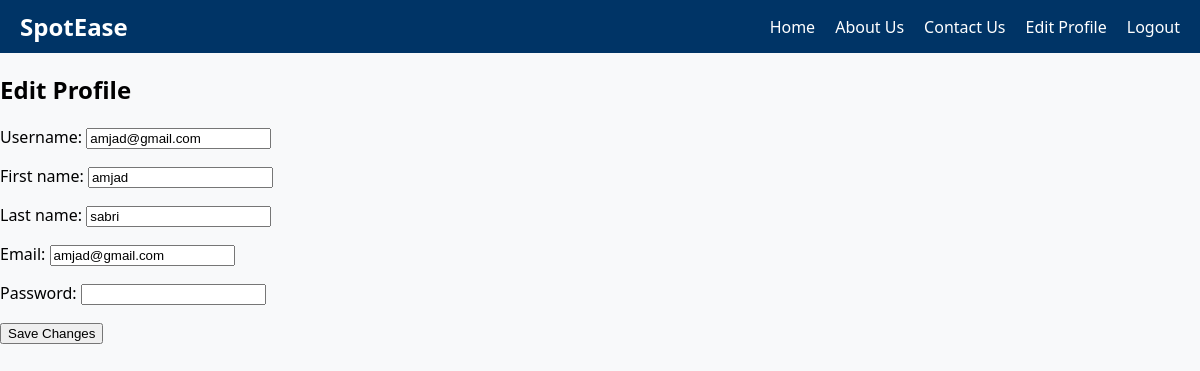
Page /home/edit_profile/ (signed in) on the committed database.
### accounts/models.py (models this page shows)
class CustomUser(AbstractUser):
    def __str__(self):
        return f"{self.get_full_name()} ({self.email})"

### home/views.py (the view)
# urls.py: path('edit_profile/', views.edit_profile, name='edit_profile'),
@login_required
def edit_profile(request):
    if request.method == 'POST':
        form = CustomUserChangeForm(request.POST, instance=request.user)
        if form.is_valid():
            user = form.save()
            update_session_auth_hash(request, user)
            messages.success(request, "Your profile was successfully updated!")
            return redirect('edit_profile')
        else:
            messages.error(request, "Please correct the errors below.")
    else:
        form = CustomUserChangeForm(instance=request.user)
    return render(request, 'edit_profile.html', {'form': form})

### home/forms.py
class CustomUserChangeForm(UserChangeForm):
    first_name = forms.CharField(max_length=30, required=False)
    last_name = forms.CharField(max_length=30, required=False)
    username = forms.CharField(max_length=30, required=True)
    email = forms.EmailField(max_length=255, required=True)
    password = forms.CharField(widget=forms.PasswordInput(), required=False)
    class Meta:
        model = User
        fields = ['username', 'first_name', 'last_name', 'email', 'password']

### home/templates/edit_profile.html (shortened to what this page needs)
{% load static %}
<!DOCTYPE html>
<html lang="en">
<head>
    <link rel="stylesheet" href="{% static 'css/home.css' %}">
</head>
<body>
    <header class="header">
        <div class="logo">SpotEase</div>
        <nav class="nav">
            <a href="{% url 'home:home' %}">Home</a>
            <a href="{% url 'home:aboutus' %}">About Us</a>
            <a href="{% url 'home:contactus' %}">Contact Us</a>
            <a href="{% url 'home:edit_profile' %}">Edit Profile</a>
            <a href="{% url 'logout' %}">Logout</a>
        </nav>
    </header>
    <div class="profile-form">
        <h2>Edit Profile</h2>
        <form method="post">
            {{ form.as_p }}
            <button type="submit">Save Changes</button>
        </form>
    </div>
</body>
</html>

### accounts/static/css/home.css (style rules this page uses)
body { margin: 0; font-family: Arial, sans-serif; background-color: #f8f9fa; }
header { background-color: #002855; color: white; padding: 10px 20px; display: flex; justify-content: space-between; align-items: center; }
header .logo { font-size: 20px; font-weight: bold; }
body { margin: 0; font-family: "Segoe UI", Tahoma, Geneva, Verdana, sans-serif; }
.header { display: flex; justify-content: space-between; align-items: center; background-color: #003466; color: white; padding: 10px 20px; }
.header .logo { font-size: 24px; font-weight: bold; }
.nav { display: flex; align-items: center; gap: 20px; }
.nav a { color: white; text-decoration: none; font-weight: 500; }

### rows in the picture
CustomUser: username "amjad@gmail.com", first_name "amjad", last_name "sabri", email "amjad@gmail.com"
